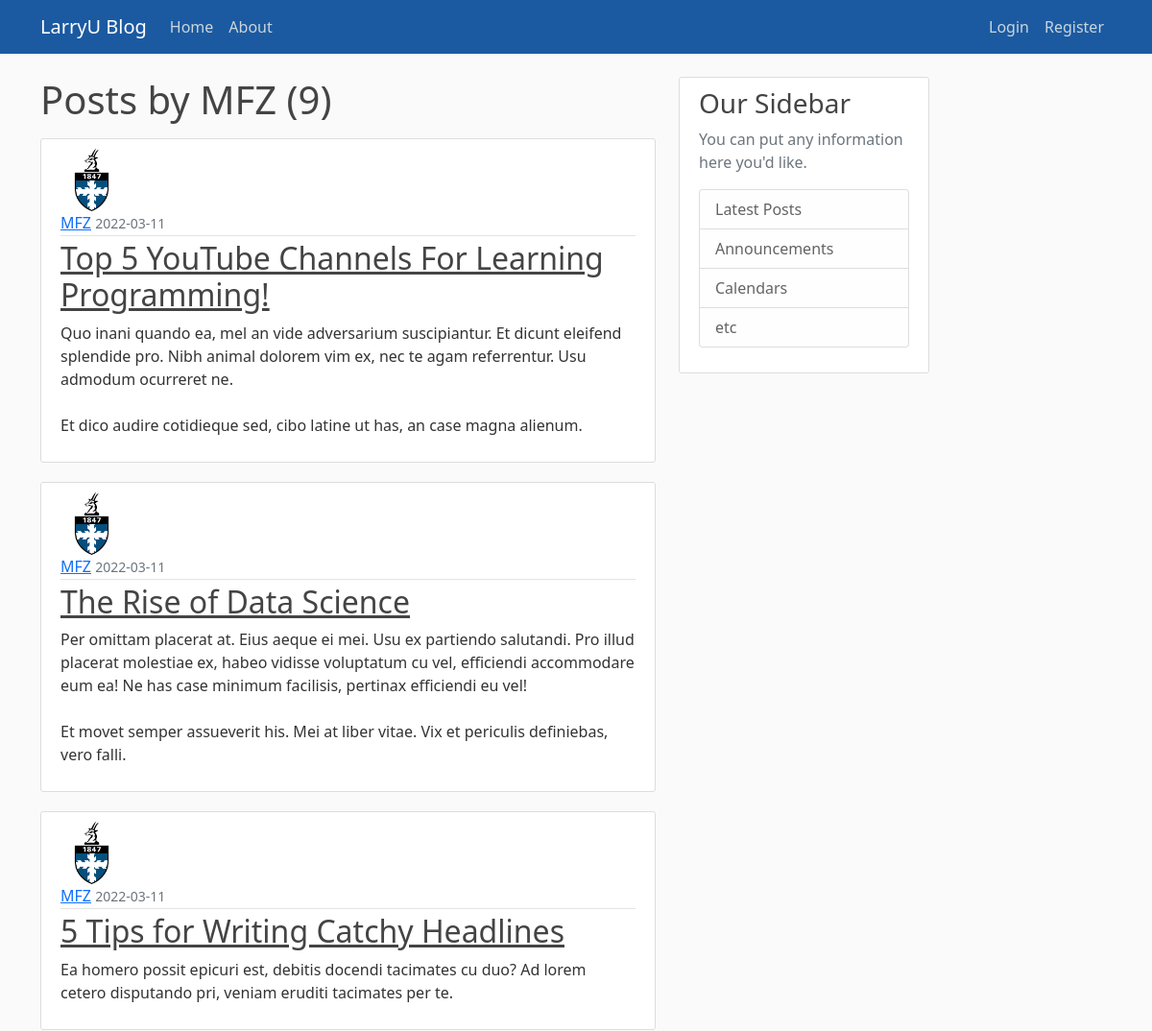
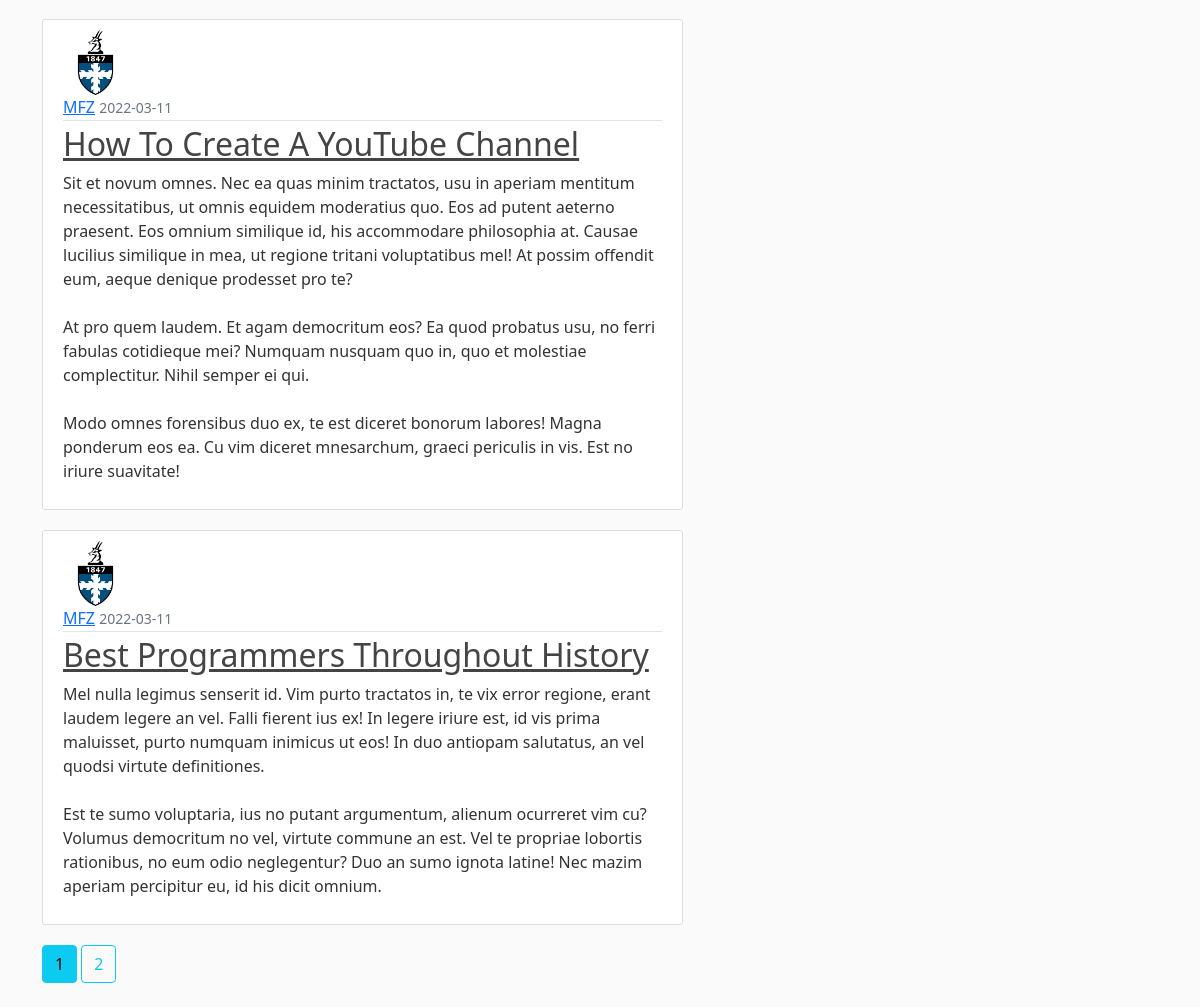
Page /user/MFZ on the committed database (2 pictures, top to bottom).
### flaskblog/models.py (models this page shows, shortened)
class User(db.Model, UserMixin):
    id = db.Column(db.Integer, primary_key=True)
    username = db.Column(db.String(20), unique=True, nullable=False)
    email = db.Column(db.String(120), unique=True, nullable=False)
    image_file = db.Column(db.String(20), nullable=False, default="default.jpg")
    password = db.Column(db.String(60), nullable=False)
    posts = db.relationship("Post", backref="author", lazy=True)

class Post(db.Model):
    id = db.Column(db.Integer, primary_key=True)
    title = db.Column(db.String(100), nullable=False)
    date_posted = db.Column(db.DateTime, nullable=False, default=datetime.utcnow)
    content = db.Column(db.Text, nullable=False)
    user_id = db.Column(db.Integer, db.ForeignKey("user.id"), nullable=False)

### flaskblog/users/routes.py (the view)
@users.route("/user/<string:username>")
def user_posts(username):
    page = request.args.get('page', 1, type=int)
    user = User.query.filter_by(username=username).first_or_404()
    posts = Post.query.filter_by(author=user)\
        .order_by(Post.date_posted.desc())\
        .paginate(page=page, per_page=5)
    return render_template("user_posts.html", posts=posts, user=user)

### flaskblog/templates/user_posts.html
{% extends "layout.html" %}
{% block content %}
    <h1 class="mb-3">Posts by {{ user.username }}  ({{ posts.total }})</h1>
    {% for post in posts.items %}
        <article class="media content-section">
            <img class="rounded-circle article-img" src="{{ url_for('static', filename='profile_pics/' + post.author.image_file) }}"/>
            <div class="media-body">
                <div class="article-metadata">
                    <a class="mr-2" href="{{ url_for('users.user_posts', username=post.author.username) }}">{{ post.author.username }}</a>
                    <small class="text-muted">{{ post.date_posted.strftime('%Y-%m-%d') }}</small>
                </div>
                <h2><a class="article-title" href="{{ url_for('posts.post', post_id=post.id) }}">{{ post.title }}</a></h2>
                <p class="article-content">{{ post.content }}</p>
            </div>
        </article>
    {% endfor %}
    {% for page_num in posts.iter_pages(left_edge=1, right_edge=1, left_current=1, right_current=2) %}
        {% if page_num %}
            {% if posts.page == page_num %}
                <a class="btn btn-info mb-4" href="{{ url_for('users.user_posts', username=user.username, page=page_num) }}">{{ page_num }}</a>
            {% else %}
                <a class="btn btn-outline-info mb-4" href="{{ url_for('users.user_posts', username=user.username, page=page_num) }}">{{ page_num }}</a>
            {% endif %}
        {% else %}
            ...
        {% endif %}
    {% endfor %}
{% endblock content %}

### flaskblog/templates/layout.html (shortened to what this page needs)
<!DOCTYPE html>
<html>
<head>
    <link href="https://cdn.jsdelivr.net/npm/bootstrap@5.1.3/dist/css/bootstrap.min.css" rel="stylesheet"
>
    <link rel="stylesheet" type="text/css" href="{{ url_for('static', filename='main.css') }}">
</head>
<body>
    <header class="site-header">
        <nav class="navbar navbar-expand-sm navbar-dark fixed-top" style="background-color: rgb(27, 90, 161);">
            <div class="container">
                <a class="navbar-brand mr-4" href="/">LarryU Blog</a>
                <div class="collapse navbar-collapse" id="navbarToggle">
                    <ul class="navbar-nav mr-auto">
                        <li class="nav-item">
                            <a class="nav-link" href="{{ url_for('main.home') }}">Home</a>
                        </li>
                        <li class="nav-item">
                            <a class="nav-link" href="{{ url_for('main.about') }}">About</a>
                        </li>
                    </ul>
                </div>
                <ul class="navbar-nav ml-auto">
                        {% if current_user.is_authenticated %}
                            <li class="nav-item">
                                <a class="nav-link" href="{{ url_for('posts.new_post') }}">New Post</a>
                            </li>
                            <li class="nav-item">
                                <a class="nav-link" href="{{ url_for('users.account') }}">Account</a>
                            </li>
                            <li class="nav-item">
                                <a class="nav-link" href="{{ url_for('users.logout') }}">Logout</a>
                            </li>
                        {% else %}
                            <li class="nav-item">
                                <a class="nav-link" href="{{ url_for('users.login') }}">Login</a>
                            </li>
                            <li class="nav-item">
                                <a class="nav-link" href="{{ url_for('users.register') }}">Register</a>
                            </li>
                        {% endif %}
                </ul>
            </div>
        </nav>
    </header>
    <main role="main" class="container">
        <div class="row">
            <div class="col-md-7">
                {% block content %}{% endblock %}
            </div>
            <div class="col-md-3">
                <div class="content-section">
                    <h3>Our Sidebar</h3>
                    <p class='text-muted'>You can put any information here you'd like.
                    <ul class="list-group">
                        <li class="list-group-item list-group-item-light">Latest Posts</li>
                        <li class="list-group-item list-group-item-light">Announcements</li>
                        <li class="list-group-item list-group-item-light">Calendars</li>
                        <li class="list-group-item list-group-item-light">etc</li>
                    </ul>
                    </p>
                </div>
            </div>
        </div>
    </main>
</body>
</html>

### flaskblog/static/main.css (style rules this page uses)
body { background: #fafafa; color: #333333; margin-top: 5rem; }
h1, h2, h3, h4, h5, h6 { color: #444444; }
.site-header .navbar-nav .nav-link { color: #cbd5db; }
.content-section { background: #ffffff; padding: 10px 20px; border: 1px solid #dddddd; border-radius: 3px; margin-bottom: 20px; }
.article-title { color: #444444; }
.article-content { white-space: pre-line; }
.article-img { height: 65px; width: 65px; margin-right: 16px; }
.article-metadata { padding-bottom: 1px; margin-bottom: 4px; border-bottom: 1px solid #e3e3e3; }

### rows in the picture
User: username "MFZ"
Post: image_file (placeholder picture), author.username "MFZ", date_posted "2022-03-11", title "Top 5 YouTube Channels For Learning Programming!", content "Quo inani quando ea, mel an vide adversarium suscipiantur. Et dicunt eleifend splendide pro. Nibh animal dolorem vim ex, nec te agam referrentur. Usu admodum ocurreret ne. Et dico audire cotidieque sed, cibo latine ut has, an case magna alienum."
Post: image_file (placeholder picture), author.username "MFZ", date_posted "2022-03-11", title "The Rise of Data Science", content "Per omittam placerat at. Eius aeque ei mei. Usu ex partiendo salutandi. Pro illud placerat molestiae ex, habeo vidisse voluptatum cu vel, efficiendi accommodare eum ea! Ne has case minimum facilisis, pertinax efficiendi eu vel! Et movet semper assueverit his. Mei at liber vitae. Vix et periculis definiebas, vero falli."
Post: image_file (placeholder picture), author.username "MFZ", date_posted "2022-03-11", title "5 Tips for Writing Catchy Headlines", content "Ea homero possit epicuri est, debitis docendi tacimates cu duo? Ad lorem cetero disputando pri, veniam eruditi tacimates per te."
Post: image_file (placeholder picture), author.username "MFZ", date_posted "2022-03-11", title "How To Create A YouTube Channel", content "Sit et novum omnes. Nec ea quas minim tractatos, usu in aperiam mentitum necessitatibus, ut omnis equidem moderatius quo. Eos ad putent aeterno praesent. Eos omnium similique id, his accommodare philosophia at. Causae lucilius similique in mea, ut regione tritani voluptatibus mel! At possim offendit eum, aeque denique prodesset pro te? At pro quem laudem. Et agam democritum eos? Ea quod probatus usu, no ferri fabulas cotidieque mei? Numquam nusquam quo in, quo et molestiae complectitur. Nihil semper ei qui. Modo omnes forensibus duo ex, te est diceret bonorum labores! Magna ponderum eos ea. Cu vim diceret mnesarchum, graeci periculis in vis. Est no iriure suavitate!"
Post: image_file (placeholder picture), author.username "MFZ", date_posted "2022-03-11", title "Best Programmers Throughout History", content "Mel nulla legimus senserit id. Vim purto tractatos in, te vix error regione, erant laudem legere an vel. Falli fierent ius ex! In legere iriure est, id vis prima maluisset, purto numquam inimicus ut eos! In duo antiopam salutatus, an vel quodsi virtute definitiones. Est te sumo voluptaria, ius no putant argumentum, alienum ocurreret vim cu? Volumus democritum no vel, virtute commune an est. Vel te propriae lobortis rationibus, no eum odio neglegentur? Duo an sumo ignota latine! Nec mazim aperiam percipitur eu, id his dicit omnium."

### other values in the picture
{{ posts.total }} "9"
{{ page_num }} "1"
{{ page_num }} "2"
